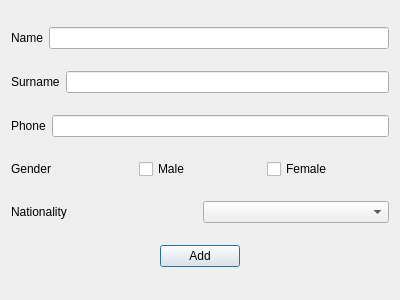
<?xml version="1.0" encoding="UTF-8"?>
<ui version="4.0">
 <class>Dialog</class>
 <widget class="QDialog" name="Dialog">
  <property name="geometry">
   <rect>
    <x>0</x>
    <y>0</y>
    <width>400</width>
    <height>300</height>
   </rect>
  </property>
  <property name="windowTitle">
   <string>Dialog</string>
  </property>
  <layout class="QGridLayout" name="gridLayout">
   <item row="0" column="0">
    <layout class="QHBoxLayout" name="horizontalLayout_2">
     <item>
      <widget class="QLabel" name="Name_label">
       <property name="text">
        <string>Name</string>
       </property>
      </widget>
     </item>
     <item>
      <widget class="QLineEdit" name="Name_lineEdit"/>
     </item>
    </layout>
   </item>
   <item row="1" column="0">
    <layout class="QHBoxLayout" name="horizontalLayout_3">
     <item>
      <widget class="QLabel" name="Surname_label">
       <property name="text">
        <string>Surname</string>
       </property>
      </widget>
     </item>
     <item>
      <widget class="QLineEdit" name="Surname_lineEdit"/>
     </item>
    </layout>
   </item>
   <item row="2" column="0">
    <layout class="QHBoxLayout" name="horizontalLayout_4">
     <item>
      <widget class="QLabel" name="Phone_label">
       <property name="text">
        <string>Phone</string>
       </property>
      </widget>
     </item>
     <item>
      <widget class="QLineEdit" name="Phone_lineEdit"/>
     </item>
    </layout>
   </item>
   <item row="3" column="0">
    <layout class="QHBoxLayout" name="horizontalLayout_5">
     <item>
      <widget class="QLabel" name="Gender_label">
       <property name="text">
        <string>Gender</string>
       </property>
      </widget>
     </item>
     <item>
      <widget class="QCheckBox" name="Male_checkBox">
       <property name="text">
        <string>Male</string>
       </property>
      </widget>
     </item>
     <item>
      <widget class="QCheckBox" name="Female_checkBox">
       <property name="text">
        <string>Female</string>
       </property>
      </widget>
     </item>
    </layout>
   </item>
   <item row="4" column="0">
    <layout class="QHBoxLayout" name="horizontalLayout_6">
     <item>
      <widget class="QLabel" name="Birthday_label_2">
       <property name="text">
        <string>Nationality</string>
       </property>
      </widget>
     </item>
     <item>
      <widget class="QComboBox" name="Nationality_comboBox"/>
     </item>
    </layout>
   </item>
   <item row="5" column="0">
    <layout class="QHBoxLayout" name="horizontalLayout">
     <item>
      <spacer name="horizontalSpacer">
       <property name="orientation">
        <enum>Qt::Horizontal</enum>
       </property>
       <property name="sizeHint" stdset="0">
        <size>
         <width>40</width>
         <height>20</height>
        </size>
       </property>
      </spacer>
     </item>
     <item>
      <widget class="QPushButton" name="Add_pushButton">
       <property name="text">
        <string>Add</string>
       </property>
      </widget>
     </item>
     <item>
      <spacer name="horizontalSpacer_2">
       <property name="orientation">
        <enum>Qt::Horizontal</enum>
       </property>
       <property name="sizeHint" stdset="0">
        <size>
         <width>40</width>
         <height>20</height>
        </size>
       </property>
      </spacer>
     </item>
    </layout>
   </item>
  </layout>
 </widget>
 <resources/>
 <connections/>
</ui>
